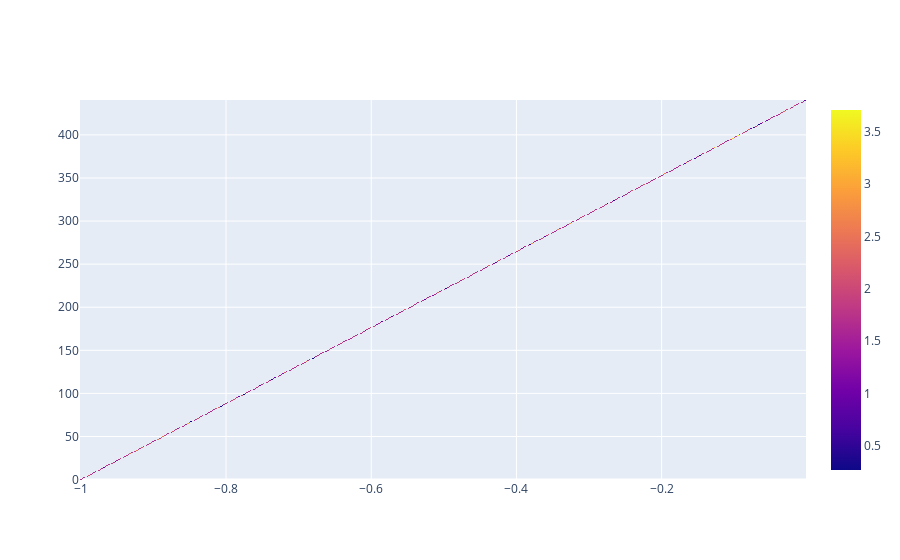

This figure's notebook cell:
### Code cell
x_axis = [i / len(df) - 1 for i in range(len(df))]

fig = go.Figure(
    data=go.Heatmap(
        x=x_axis,
        y=df["index"],
        z=df["max"],
    )
)


fig.show()

### Figure 1 — Plotly figure (JSON) as saved in the notebook; plotly's stock layout.template omitted (floating-point values rounded to 4 significant figures; data arrays with more than 128 entries replaced by an {"elided": "..."} marker saying what was removed)
{"data": [{"type": "heatmap", "x": {"elided": "441 float values"}, "y": {"elided": "441 int values"}, "z": {"elided": "441 str values"}}], "layout": {}}
